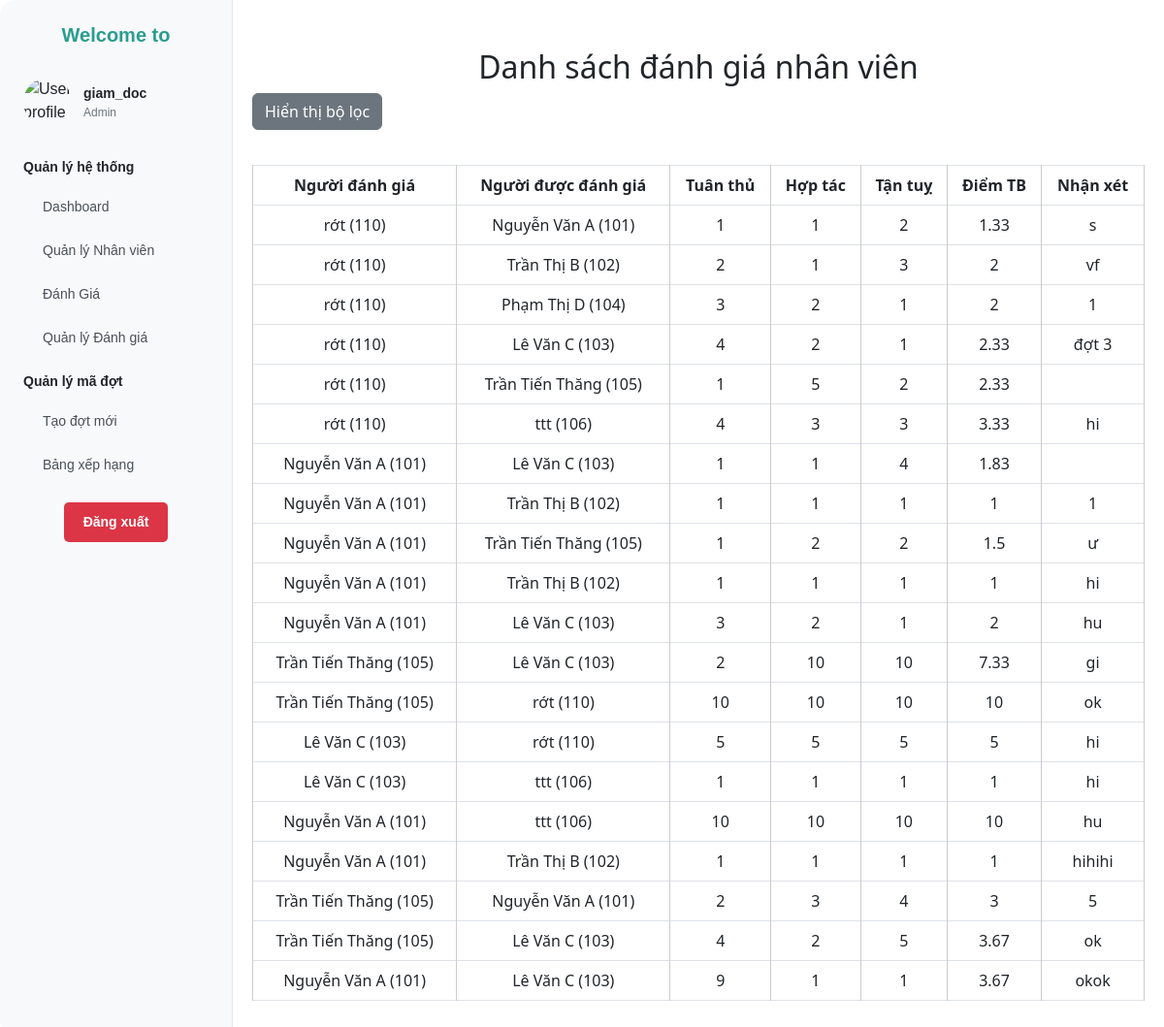
Page /admin/views/quan_li_danh_gia.php (signed in) on the committed database.
### tables this page shows
CREATE TABLE `danh_gia` (
  `ma_danh_gia` int(11) NOT NULL,
  `ma_dot` int(11) DEFAULT NULL,
  `nguoi_danh_gia` int(11) NOT NULL,
  `nguoi_duoc_danh_gia` int(11) NOT NULL,
  `diem_tuan_thu` int(11) NOT NULL,
  `diem_hop_tac` int(11) NOT NULL,
  `diem_tan_tuy` int(11) NOT NULL,
  `nhan_xet` text DEFAULT NULL,
  `diem_trung_binh` float DEFAULT NULL
);

CREATE TABLE `nhan_vien` (
  `ma_nhan_vien` int(11) NOT NULL,
  `ho_ten` varchar(100) NOT NULL,
  `chuc_vu_id` int(11) DEFAULT NULL,
  `phong_ban_id` int(11) DEFAULT NULL
);

### admin/views/quan_li_danh_gia.php (the view, shortened to what this page needs)
<?php
include '../../config/db.php';
$params = [];
$whereClause = '';
$sql = "
    SELECT dg.*,
           ndg.ho_ten AS ten_nguoi_danh_gia,
           nddg.ho_ten AS ten_nguoi_duoc_danh_gia
    FROM danh_gia dg
    JOIN nhan_vien ndg ON dg.nguoi_danh_gia = ndg.ma_nhan_vien
    JOIN nhan_vien nddg ON dg.nguoi_duoc_danh_gia = nddg.ma_nhan_vien
    $whereClause
";
$stmt = $conn->prepare($sql);
$stmt->execute($params);
$ds_danh_gia = $stmt->fetchAll(PDO::FETCH_ASSOC);
?>
<!DOCTYPE html>
<html lang="vi">
<head>
    <link rel="stylesheet" href="https://cdn.jsdelivr.net/npm/bootstrap@5.3.0/dist/css/bootstrap.min.css">
</head>
<div class="main">
    <?php include './siderbar.php'; ?>
    <div class="content">
        <h2>Danh sách đánh giá nhân viên</h2>
        <button id="toggleFilter" class="btn btn-secondary mb-3">Hiển thị bộ lọc</button>
        <?php if (empty($ds_danh_gia)): ?>
            <p>Không có dữ liệu đánh giá cho đợt này.</p>
        <?php else: ?>
            <table class="table table-bordered">
                <thead>
                    <tr>
                        <th>Người đánh giá</th>
                        <th>Người được đánh giá</th>
                        <th>Tuân thủ</th>
                        <th>Hợp tác</th>
                        <th>Tận tuỵ</th>
                        <th>Điểm TB</th>
                        <th>Nhận xét</th>
                    </tr>
                </thead>
                <tbody>
                    <?php foreach ($ds_danh_gia as $row): ?>
                        <tr>
                            <td><?= htmlspecialchars($row['ten_nguoi_danh_gia']) ?> (<?= $row['nguoi_danh_gia'] ?>)</td>
                            <td><?= htmlspecialchars($row['ten_nguoi_duoc_danh_gia']) ?> (<?= $row['nguoi_duoc_danh_gia'] ?>)</td>
                            <td><?= $row['diem_tuan_thu'] ?></td>
                            <td><?= $row['diem_hop_tac'] ?></td>
                            <td><?= $row['diem_tan_tuy'] ?></td>
                            <td><?= is_null($row['diem_trung_binh']) ? '-' : $row['diem_trung_binh'] ?></td>
                            <td><?= htmlspecialchars($row['nhan_xet']) ?></td>
                        </tr>
                    <?php endforeach; ?>
                </tbody>
            </table>
        <?php endif; ?>
    </div>
</div>
</body>
</html>

### admin/views/quan_li_danh_gia.php (style rules this page uses)
.content { flex-grow: 1; padding: 20px; }
.main { display: flex; flex-grow: 1; }
table { border-collapse: collapse; width: 100%; margin-top: 20px; }
th, td { padding: 10px; border: 1px solid #ccc; text-align: center; }
th { background-color: #007bff; color: white; }
h2 { margin-top: 30px; text-align: center; }

### rows in the picture
danh_gia: nguoi_danh_gia.ho_ten "rớt", nguoi_danh_gia "110", nguoi_duoc_danh_gia.ho_ten "Nguyễn Văn A", nguoi_duoc_danh_gia "101", diem_tuan_thu "1", diem_hop_tac "1", diem_tan_tuy "2", diem_trung_binh "1.33", nhan_xet "s"
danh_gia: nguoi_danh_gia.ho_ten "rớt", nguoi_danh_gia "110", nguoi_duoc_danh_gia.ho_ten "Trần Thị B", nguoi_duoc_danh_gia "102", diem_tuan_thu "2", diem_hop_tac "1", diem_tan_tuy "3", diem_trung_binh "2", nhan_xet "vf"
danh_gia: nguoi_danh_gia.ho_ten "rớt", nguoi_danh_gia "110", nguoi_duoc_danh_gia.ho_ten "Phạm Thị D", nguoi_duoc_danh_gia "104", diem_tuan_thu "3", diem_hop_tac "2", diem_tan_tuy "1", diem_trung_binh "2", nhan_xet "1"
danh_gia: nguoi_danh_gia.ho_ten "rớt", nguoi_danh_gia "110", nguoi_duoc_danh_gia.ho_ten "Lê Văn C", nguoi_duoc_danh_gia "103", diem_tuan_thu "4", diem_hop_tac "2", diem_tan_tuy "1", diem_trung_binh "2.33", nhan_xet "đợt 3"
danh_gia: nguoi_danh_gia.ho_ten "rớt", nguoi_danh_gia "110", nguoi_duoc_danh_gia.ho_ten "Trần Tiến Thăng", nguoi_duoc_danh_gia "105", diem_tuan_thu "1", diem_hop_tac "5", diem_tan_tuy "2", diem_trung_binh "2.33"
danh_gia: nguoi_danh_gia.ho_ten "rớt", nguoi_danh_gia "110", nguoi_duoc_danh_gia.ho_ten "ttt", nguoi_duoc_danh_gia "106", diem_tuan_thu "4", diem_hop_tac "3", diem_tan_tuy "3", diem_trung_binh "3.33", nhan_xet "hi"
danh_gia: nguoi_danh_gia.ho_ten "Nguyễn Văn A", nguoi_danh_gia "101", nguoi_duoc_danh_gia.ho_ten "Lê Văn C", nguoi_duoc_danh_gia "103", diem_tuan_thu "1", diem_hop_tac "1", diem_tan_tuy "4", diem_trung_binh "1.83"
danh_gia: nguoi_danh_gia.ho_ten "Nguyễn Văn A", nguoi_danh_gia "101", nguoi_duoc_danh_gia.ho_ten "Trần Thị B", nguoi_duoc_danh_gia "102", diem_tuan_thu "1", diem_hop_tac "1", diem_tan_tuy "1", diem_trung_binh "1", nhan_xet "1"
danh_gia: nguoi_danh_gia.ho_ten "Nguyễn Văn A", nguoi_danh_gia "101", nguoi_duoc_danh_gia.ho_ten "Trần Tiến Thăng", nguoi_duoc_danh_gia "105", diem_tuan_thu "1", diem_hop_tac "2", diem_tan_tuy "2", diem_trung_binh "1.5", nhan_xet "ư"
danh_gia: nguoi_danh_gia.ho_ten "Nguyễn Văn A", nguoi_danh_gia "101", nguoi_duoc_danh_gia.ho_ten "Trần Thị B", nguoi_duoc_danh_gia "102", diem_tuan_thu "1", diem_hop_tac "1", diem_tan_tuy "1", diem_trung_binh "1", nhan_xet "hi"
danh_gia: nguoi_danh_gia.ho_ten "Nguyễn Văn A", nguoi_danh_gia "101", nguoi_duoc_danh_gia.ho_ten "Lê Văn C", nguoi_duoc_danh_gia "103", diem_tuan_thu "3", diem_hop_tac "2", diem_tan_tuy "1", diem_trung_binh "2", nhan_xet "hu"
danh_gia: nguoi_danh_gia.ho_ten "Trần Tiến Thăng", nguoi_danh_gia "105", nguoi_duoc_danh_gia.ho_ten "Lê Văn C", nguoi_duoc_danh_gia "103", diem_tuan_thu "2", diem_hop_tac "10", diem_tan_tuy "10", diem_trung_binh "7.33", nhan_xet "gi"
danh_gia: nguoi_danh_gia.ho_ten "Trần Tiến Thăng", nguoi_danh_gia "105", nguoi_duoc_danh_gia.ho_ten "rớt", nguoi_duoc_danh_gia "110", diem_tuan_thu "10", diem_hop_tac "10", diem_tan_tuy "10", diem_trung_binh "10", nhan_xet "ok"
danh_gia: nguoi_danh_gia.ho_ten "Lê Văn C", nguoi_danh_gia "103", nguoi_duoc_danh_gia.ho_ten "rớt", nguoi_duoc_danh_gia "110", diem_tuan_thu "5", diem_hop_tac "5", diem_tan_tuy "5", diem_trung_binh "5", nhan_xet "hi"
danh_gia: nguoi_danh_gia.ho_ten "Lê Văn C", nguoi_danh_gia "103", nguoi_duoc_danh_gia.ho_ten "ttt", nguoi_duoc_danh_gia "106", diem_tuan_thu "1", diem_hop_tac "1", diem_tan_tuy "1", diem_trung_binh "1", nhan_xet "hi"
danh_gia: nguoi_danh_gia.ho_ten "Nguyễn Văn A", nguoi_danh_gia "101", nguoi_duoc_danh_gia.ho_ten "ttt", nguoi_duoc_danh_gia "106", diem_tuan_thu "10", diem_hop_tac "10", diem_tan_tuy "10", diem_trung_binh "10", nhan_xet "hu"
danh_gia: nguoi_danh_gia.ho_ten "Nguyễn Văn A", nguoi_danh_gia "101", nguoi_duoc_danh_gia.ho_ten "Trần Thị B", nguoi_duoc_danh_gia "102", diem_tuan_thu "1", diem_hop_tac "1", diem_tan_tuy "1", diem_trung_binh "1", nhan_xet "hihihi"
danh_gia: nguoi_danh_gia.ho_ten "Trần Tiến Thăng", nguoi_danh_gia "105", nguoi_duoc_danh_gia.ho_ten "Nguyễn Văn A", nguoi_duoc_danh_gia "101", diem_tuan_thu "2", diem_hop_tac "3", diem_tan_tuy "4", diem_trung_binh "3", nhan_xet "5"
danh_gia: nguoi_danh_gia.ho_ten "Trần Tiến Thăng", nguoi_danh_gia "105", nguoi_duoc_danh_gia.ho_ten "Lê Văn C", nguoi_duoc_danh_gia "103", diem_tuan_thu "4", diem_hop_tac "2", diem_tan_tuy "5", diem_trung_binh "3.67", nhan_xet "ok"
danh_gia: nguoi_danh_gia.ho_ten "Nguyễn Văn A", nguoi_danh_gia "101", nguoi_duoc_danh_gia.ho_ten "Lê Văn C", nguoi_duoc_danh_gia "103", diem_tuan_thu "9", diem_hop_tac "1", diem_tan_tuy "1", diem_trung_binh "3.67", nhan_xet "okok"

### other values in the picture
$_SESSION['user']['ten_dang_nhap'] "giam_doc"
$_SESSION['user']['quyen'] "Admin"
